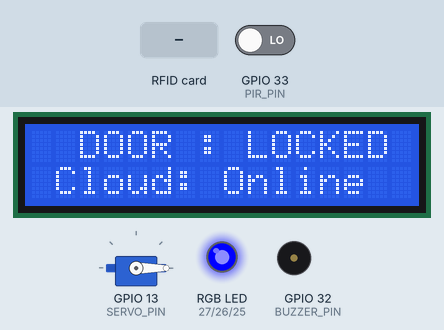
A sketch run on a simulated ESP32. Parts: servo, 16×2 character LCD, an RGB LED mixed from three pins (HIGH = lit), buzzer (waves = sounding, pin HIGH). Dashed ring = blinking. The test bench sets the inputs (shaded band); at power-on: GPIO 33 (PIR_PIN) LOW. WiFi joins after 1.5 s; servers stay silent unless stated; web services answer with replies made up by the test bench; what the sketch prints to the serial monitor is not drawn.

Above: at 6.9 s.
7.0 s: RFID card DE AD BE EF held to the reader
At 8.2 s:
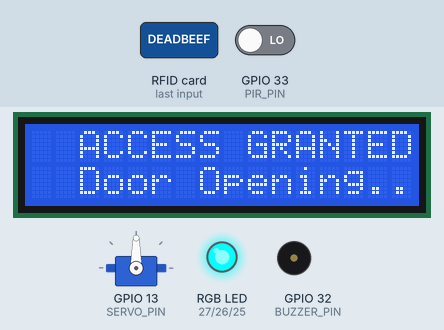
10.0 s: GPIO 33 (PIR_PIN) driven HIGH
At 11.8 s:
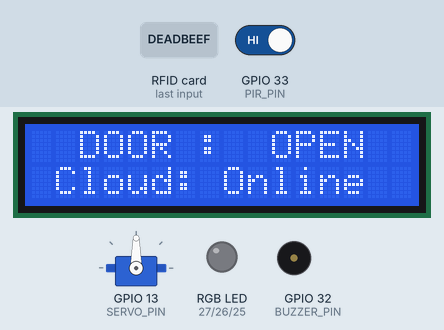
12.0 s: RFID card 5E 7A 19 C4 held to the reader
At 13.9 s:
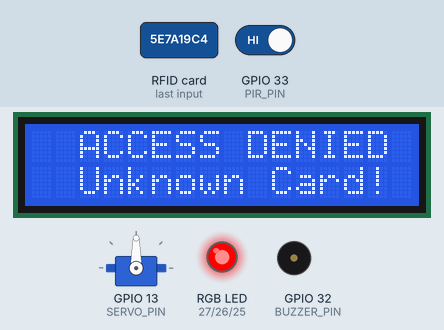
14.3 s: RFID card AA BB CC DD held to the reader
At 16.9 s:
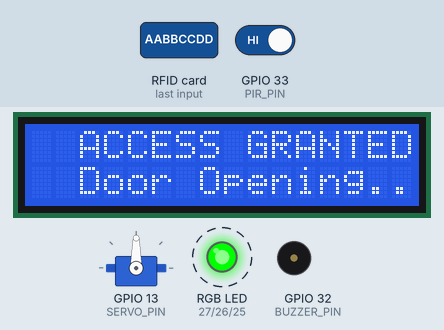
17.3 s: RFID card 11 22 33 44 held to the reader
At 18.82 s:
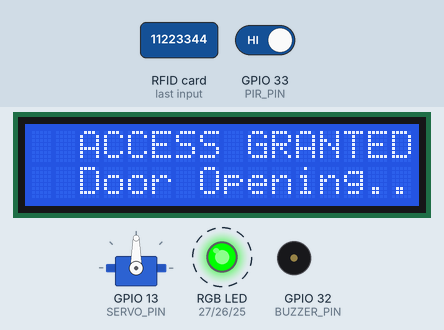
Timing chart, 0 to 22.7 s (numbered marks = the images above; inputs shaded):
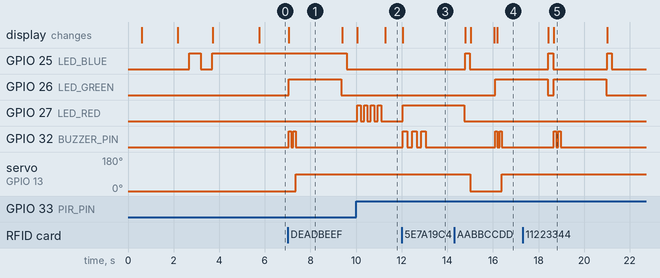

The sketch:

sketch.ino
```cpp
/*
 * =====================================================================
 *  SMART DOOR CONTROL SYSTEM
 *  B.Tech / M.Tech Level IoT Project
 * ---------------------------------------------------------------------
 *  Hardware  : ESP32 Dev Board
 *  Sensors   : RFID RC522, PIR (HC-SR501), Servo SG90
 *              I2C LCD 16x2, RGB LEDs, Active Buzzer
 *  Cloud     : ThingSpeak (4 Fields)
 *              Field 1 → Door Status  (1=Open, 0=Closed)
 *              Field 2 → Auth Result  (1=Granted, 0=Denied)
 *              Field 3 → Motion Alert (1=Detected, 0=Clear)
 *              Field 4 → Total Access Attempts
 * ---------------------------------------------------------------------
 *  Author    : Smart IoT Lab
 *  Date      : 2026
 * =====================================================================
 */

#include <ESP32Servo.h>
#include <HTTPClient.h>
#include <LiquidCrystal_I2C.h>
#include <MFRC522.h>
#include <SPI.h>
#include <WiFi.h>
#include <Wire.h>

/* ─── WiFi Credentials ──────────────────────────────────────────────── */
const char *WIFI_SSID = "Wokwi-GUEST"; // Wokwi virtual WiFi
const char *WIFI_PASSWORD = "";        // Open network on Wokwi

/* ─── ThingSpeak Configuration ──────────────────────────────────────── */
const char *TS_SERVER = "http://api.thingspeak.com";
const char *TS_API_KEY = "GJTXKOL4MA0C0V7T"; // ← replace
const unsigned long TS_INTERVAL = 15000;     // 15s between uploads
unsigned long tsLastUpload = 0;

/* ─── Pin Definitions ───────────────────────────────────────────────── */
// ── RFID SPI pins (fixed by ESP32 SPI bus) ──
#define SS_PIN   5    // RFID SDA/SS  → GPIO 5
#define RST_PIN  4    // RFID RST     → GPIO 4  (was 22, conflicted with LCD SCL)

// ── Free GPIO pins (no SPI/I2C conflicts) ──
#define SERVO_PIN  13  // Servo signal → GPIO 13 (was 18 = SPI SCK!)
#define PIR_PIN    33  // PIR OUT      → GPIO 33 (was 19 = SPI MISO!)
#define BUZZER_PIN 32  // Active buzzer→ GPIO 32 (was 23 = SPI MOSI!)

// ── LED pins ─────────────────────────────────
#define LED_GREEN 26   // Green LED  (Access Granted)
#define LED_RED   27   // Red LED    (Access Denied / Alarm)
#define LED_BLUE  25   // Blue LED   (WiFi / ThingSpeak activity)

/* ─── Hardware Objects ──────────────────────────────────────────────── */
MFRC522 rfid(SS_PIN, RST_PIN);
Servo doorServo;
LiquidCrystal_I2C lcd(0x27, 16, 2); // I2C address 0x27

/* ─── Authorised RFID UIDs ──────────────────────────────────────────── */
// Add your card UIDs here (hex bytes)
byte authorisedUIDs[][4] = {
    {0xDE, 0xAD, 0xBE, 0xEF}, // Card 1 – Master
    {0xAA, 0xBB, 0xCC, 0xDD}, // Card 2 – User A
    {0x11, 0x22, 0x33, 0x44}  // Card 3 – User B
};
const uint8_t NUM_CARDS = sizeof(authorisedUIDs) / 4;

/* ─── System State ──────────────────────────────────────────────────── */
bool doorOpen = false;
bool motionDetected = false;
bool wifiConnected = false;
int totalAttempts = 0;
int lastAuthResult = 0; // 1=granted, 0=denied
unsigned long doorTimer = 0;
const unsigned long DOOR_TIMEOUT = 5000; // Auto-lock after 5 s

/* ─── Servo angles ──────────────────────────────────────────────────── */
#define DOOR_LOCKED 0
#define DOOR_UNLOCKED 90

/* ===================================================================== */
void setup() {
  Serial.begin(115200);
  Serial.println("\n========================================");
  Serial.println("   SMART DOOR CONTROL SYSTEM v1.0");
  Serial.println("========================================\n");

  /* GPIO */
  pinMode(PIR_PIN, INPUT);
  pinMode(BUZZER_PIN, OUTPUT);
  pinMode(LED_GREEN, OUTPUT);
  pinMode(LED_RED, OUTPUT);
  pinMode(LED_BLUE, OUTPUT);

  allLedsOff();

  /* Servo – start locked */
  doorServo.attach(SERVO_PIN);
  doorServo.write(DOOR_LOCKED);
  delay(500);

  /* I2C LCD */
  Wire.begin();
  lcd.init();
  lcd.backlight();
  lcdSplash();

  /* SPI + RFID */
  SPI.begin();
  rfid.PCD_Init();
  Serial.println("[RFID] RC522 initialised");

  /* WiFi */
  connectWiFi();
}

/* ===================================================================== */
void loop() {
  /* --- PIR Motion Detection ----------------------------------------- */
  handleMotion();

  /* --- RFID Scan ----------------------------------------------------- */
  if (rfid.PICC_IsNewCardPresent() && rfid.PICC_ReadCardSerial()) {
    handleRFID();
    rfid.PICC_HaltA();
    rfid.PCD_StopCrypto1();
  }

  /* --- Auto-lock Door ------------------------------------------------ */
  if (doorOpen && (millis() - doorTimer >= DOOR_TIMEOUT)) {
    lockDoor();
  }

  /* --- ThingSpeak Upload --------------------------------------------- */
  if (millis() - tsLastUpload >= TS_INTERVAL) {
    uploadToThingSpeak();
    tsLastUpload = millis();
  }
}

/* ===================================================================== */
/*                         CORE FUNCTIONS                                */
/* ===================================================================== */

/* --- RFID Handler ---------------------------------------------------- */
void handleRFID() {
  totalAttempts++;

  /* Build UID string */
  String uid = "";
  for (byte i = 0; i < rfid.uid.size; i++) {
    uid += String(rfid.uid.uidByte[i], HEX);
    if (i < rfid.uid.size - 1)
      uid += ":";
  }
  uid.toUpperCase();
  Serial.println("[RFID] Card detected – UID: " + uid);

  if (isAuthorised(rfid.uid.uidByte, rfid.uid.size)) {
    lastAuthResult = 1;
    grantAccess(uid);
  } else {
    lastAuthResult = 0;
    denyAccess(uid);
  }

  /* Immediate cloud push on every card event */
  uploadToThingSpeak();
  tsLastUpload = millis();
}

/* --- Check UID against authorised list ------------------------------- */
bool isAuthorised(byte *uid, byte size) {
  for (uint8_t i = 0; i < NUM_CARDS; i++) {
    bool match = true;
    for (byte j = 0; j < 4; j++) {
      if (uid[j] != authorisedUIDs[i][j]) {
        match = false;
        break;
      }
    }
    if (match)
      return true;
  }
  return false;
}

/* --- Access Granted -------------------------------------------------- */
void grantAccess(String uid) {
  Serial.println("[DOOR] ✅ Access GRANTED – " + uid);

  lcd.clear();
  lcd.setCursor(0, 0);
  lcd.print("  ACCESS GRANTED");
  lcd.setCursor(0, 1);
  lcd.print("  Door Opening..");

  digitalWrite(LED_GREEN, HIGH);
  beep(100);
  delay(100);
  beep(100); // two short beeps

  openDoor();
  delay(2000);

  digitalWrite(LED_GREEN, LOW);
  lcdDoorStatus();
}

/* --- Access Denied --------------------------------------------------- */
void denyAccess(String uid) {
  Serial.println("[DOOR] ❌ Access DENIED – " + uid);

  lcd.clear();
  lcd.setCursor(0, 0);
  lcd.print("  ACCESS DENIED ");
  lcd.setCursor(0, 1);
  lcd.print("  Unknown Card! ");

  digitalWrite(LED_RED, HIGH);
  /* Three warning beeps */
  for (int i = 0; i < 3; i++) {
    beep(200);
    delay(200);
  }
  delay(1500);

  digitalWrite(LED_RED, LOW);
  lcdDoorStatus();
}

/* --- Open Door ------------------------------------------------------- */
void openDoor() {
  doorServo.write(DOOR_UNLOCKED);
  doorOpen = true;
  doorTimer = millis();
  Serial.println("[DOOR] Door UNLOCKED (auto-lock in 5 s)");
}

/* --- Lock Door ------------------------------------------------------- */
void lockDoor() {
  doorServo.write(DOOR_LOCKED);
  doorOpen = false;
  Serial.println("[DOOR] Door LOCKED");

  lcd.clear();
  lcd.setCursor(0, 0);
  lcd.print("  DOOR  LOCKED  ");
  lcd.setCursor(0, 1);
  lcd.print(" Scan Card 2 Open");
  delay(1000);
  lcdDoorStatus();
}

/* --- PIR Motion Handler --------------------------------------------- */
void handleMotion() {
  bool pir = digitalRead(PIR_PIN);

  if (pir && !motionDetected) {
    motionDetected = true;
    Serial.println("[PIR] ⚠ Motion DETECTED near door!");

    lcd.clear();
    lcd.setCursor(0, 0);
    lcd.print(" MOTION DETECTED");
    lcd.setCursor(0, 1);
    lcd.print("  Scan Your Card");

    /* Fast red blink */
    for (int i = 0; i < 4; i++) {
      digitalWrite(LED_RED, HIGH);
      delay(150);
      digitalWrite(LED_RED, LOW);
      delay(150);
    }
    lcdDoorStatus();

  } else if (!pir && motionDetected) {
    motionDetected = false;
    Serial.println("[PIR] Motion cleared");
  }
}

/* ===================================================================== */
/*                         WIFI & THINGSPEAK                             */
/* ===================================================================== */

/* --- Connect WiFi ---------------------------------------------------- */
void connectWiFi() {
  Serial.print("[WiFi] Connecting to " + String(WIFI_SSID));
  WiFi.begin(WIFI_SSID, WIFI_PASSWORD);

  lcd.clear();
  lcd.setCursor(0, 0);
  lcd.print("  Connecting to ");
  lcd.setCursor(0, 1);
  lcd.print("     WiFi...    ");

  int attempts = 0;
  while (WiFi.status() != WL_CONNECTED && attempts < 20) {
    delay(500);
    Serial.print(".");
    attempts++;
    digitalWrite(LED_BLUE, !digitalRead(LED_BLUE));
  }

  if (WiFi.status() == WL_CONNECTED) {
    wifiConnected = true;
    digitalWrite(LED_BLUE, HIGH);
    Serial.println("\n[WiFi] ✅ Connected! IP: " + WiFi.localIP().toString());
    lcd.clear();
    lcd.setCursor(0, 0);
    lcd.print("  WiFi Connected");
    lcd.setCursor(0, 1);
    lcd.print(WiFi.localIP().toString());
    delay(2000);
  } else {
    wifiConnected = false;
    digitalWrite(LED_BLUE, LOW);
    Serial.println("\n[WiFi] ❌ Connection failed – offline mode");
    lcd.clear();
    lcd.setCursor(0, 0);
    lcd.print(" WiFi Failed!   ");
    lcd.setCursor(0, 1);
    lcd.print(" Offline Mode   ");
    delay(2000);
  }
  lcdDoorStatus();
}

/* --- Upload to ThingSpeak -------------------------------------------- */
void uploadToThingSpeak() {
  if (WiFi.status() != WL_CONNECTED) {
    Serial.println("[TS] Skipped – no WiFi");
    return;
  }

  int doorStatus = doorOpen ? 1 : 0;
  int motionAlert = motionDetected ? 1 : 0;

  String url = String(TS_SERVER) + "/update?api_key=" + TS_API_KEY +
               "&field1=" + doorStatus + "&field2=" + lastAuthResult +
               "&field3=" + motionAlert + "&field4=" + totalAttempts;

  Serial.println("[TS] Uploading → " + url);

  /* Blue LED on during upload */
  digitalWrite(LED_BLUE, HIGH);

  HTTPClient http;
  http.begin(url);
  int code = http.GET();

  if (code > 0) {
    Serial.println("[TS] ✅ HTTP " + String(code) +
                   " | Response: " + http.getString());
  } else {
    Serial.println("[TS] ❌ Error: " + http.errorToString(code));
  }
  http.end();

  digitalWrite(LED_BLUE, LOW);
}

/* ===================================================================== */
/*                         UI HELPERS                                    */
/* ===================================================================== */

void lcdSplash() {
  lcd.clear();
  lcd.setCursor(0, 0);
  lcd.print(" SMART DOOR SYS ");
  lcd.setCursor(0, 1);
  lcd.print("  Initialising..");
  delay(1500);
}

void lcdDoorStatus() {
  lcd.clear();
  lcd.setCursor(0, 0);
  if (doorOpen)
    lcd.print("  DOOR :  OPEN  ");
  else
    lcd.print("  DOOR : LOCKED ");
  lcd.setCursor(0, 1);
  if (wifiConnected)
    lcd.print(" Cloud: Online  ");
  else
    lcd.print(" Cloud: Offline ");
}

void beep(int ms) {
  digitalWrite(BUZZER_PIN, HIGH);
  delay(ms);
  digitalWrite(BUZZER_PIN, LOW);
}

void allLedsOff() {
  digitalWrite(LED_GREEN, LOW);
  digitalWrite(LED_RED, LOW);
  digitalWrite(LED_BLUE, LOW);
}
```

Measured:
- after the input at 7.0 s, GPIO 25 (LED_BLUE): HIGH → LOW after 2.6 s; GPIO 26 (LED_GREEN): LOW → HIGH after 0.05 s, → LOW 2.3 s later
- after the input at 10.0 s, GPIO 27 (LED_RED): alternates HIGH for 0.15 s and LOW for 0.15 s, 8 changes in all, then stays LOW, starting after 0.05 s; the display: first changes after 0.05 s (image 2 shows a later state)
- after the input at 12.0 s, GPIO 27 (LED_RED): LOW → HIGH after 0.05 s; GPIO 32 (BUZZER_PIN): alternates HIGH for 0.20 s and LOW for 0.20 s, 6 changes in all, then stays LOW, starting after 0.05 s; servo on GPIO 13 (SERVO_PIN): stays 90° (without the input it goes to 0° after 0.37 s); the display: changes after 0.05 s (image 3)
- after the input at 14.3 s, GPIO 26 (LED_GREEN): LOW → HIGH after 1.8 s; GPIO 32 (BUZZER_PIN): alternates HIGH for 0.10 s and LOW for 0.10 s, 4 changes in all, then stays LOW, starting after 1.8 s; the display: first differs from a run without the input after 1.9 s (image 4)
- after the input at 17.3 s, GPIO 32 (BUZZER_PIN): alternates HIGH for 0.10 s and LOW for 0.10 s, 4 changes in all, then stays LOW, starting after 1.4 s; servo on GPIO 13 (SERVO_PIN): stays 90° (without the input it goes to 0° after 4.1 s)
- what the display in image 1 shows lasts 2.4 s, from 7.0 s to 9.4 s
